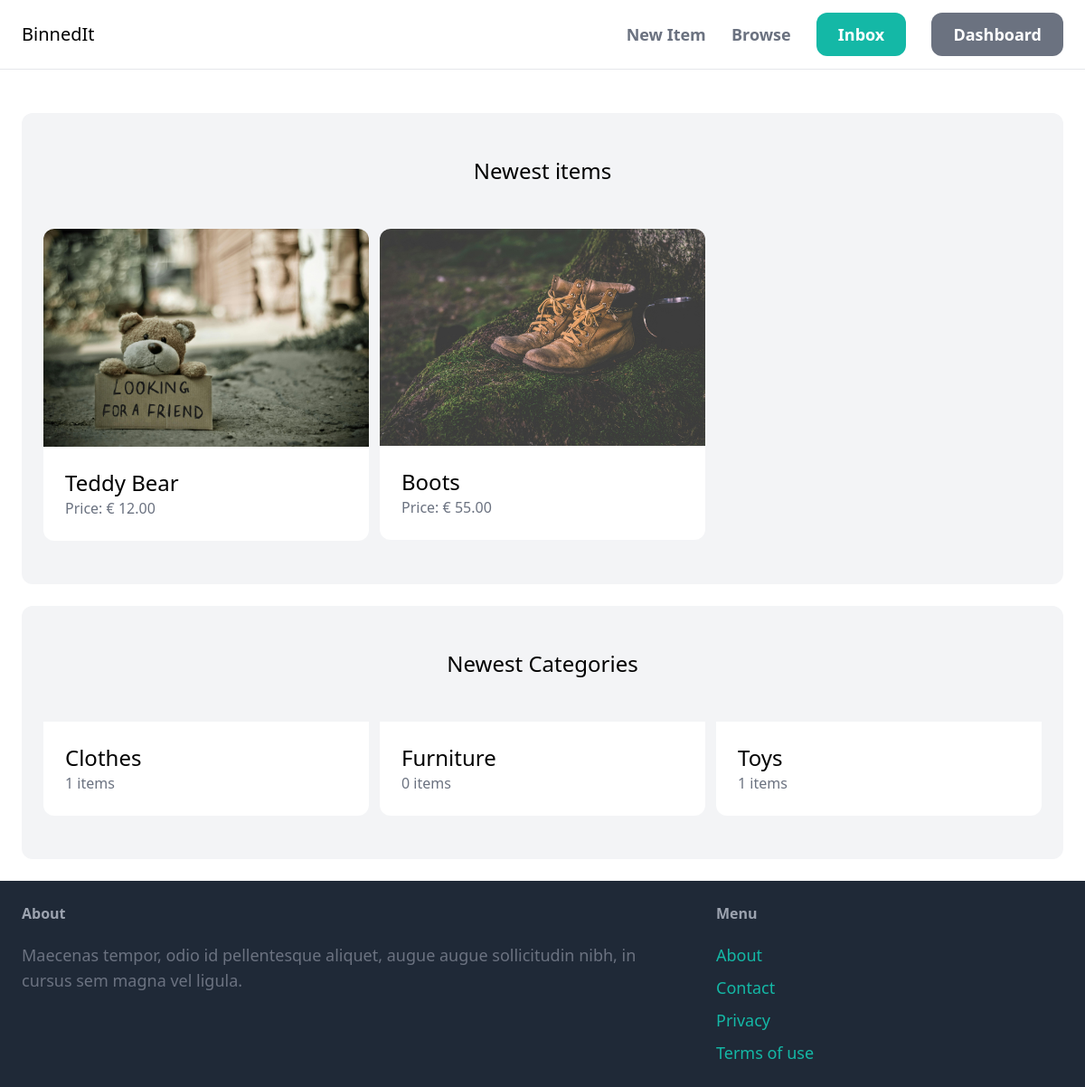
Page / (signed in) on the earlier database version.
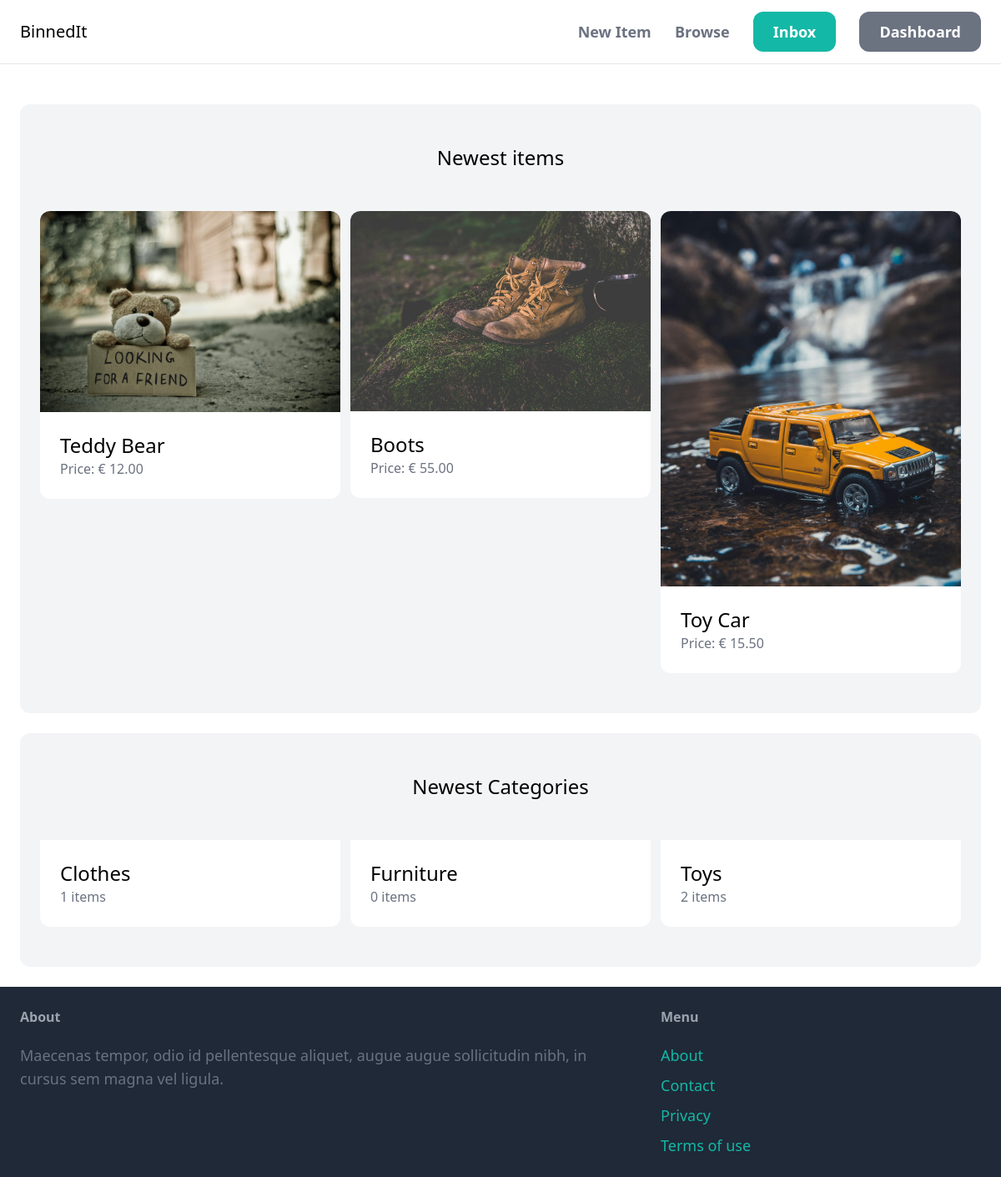
Same page on the later database version.
### item/models.py (models this page shows, shortened)
class Item(models.Model):
    category = models.ForeignKey(
        Category, related_name='items', on_delete=models.CASCADE)
    name = models.CharField(max_length=255)
    description = models.TextField(blank=True, null=True)
    price = models.DecimalField(max_digits=999, decimal_places=2)
    image = models.ImageField(upload_to='item_images', blank=True, null=True)
    is_sold = models.BooleanField(default=False)
    create_by = models.ForeignKey(
        User, related_name='items', on_delete=models.CASCADE)
    created_at = models.DateTimeField(auto_now_add=True)

class Category(models.Model):
    name = models.CharField(max_length=255)
    class Meta:
        ordering = ('name',)
        verbose_name_plural = 'Categories'

### core/views.py (the view)
# urls.py: path('', views.index, name="index"),
def index(request):
    items = Item.objects.filter(is_sold=False)[0:6]
    categories = Category.objects.all()
    return render(request, 'core/index.html', {
        'categories': categories,
        'items': items,
    })

### core/templates/core/index.html (shortened to what this page needs)
{% extends 'core/base.html' %}
{%block content %}
<div class="mt-6 px-6 py-12 bg-gray-100 rounded-xl">
    <h2 class="mb-12 text-2xl text-center">Newest items</h2>
    <div class="grid grid-cols-3 gap-3">
        {% for item in items %}
        <div>
            <a href="{% url 'item:detail' item.id %}">
                <div>
                    <img src = "{{ item.image.url }}" class="rounded-t-xl">
                </div>
                <div class="p-6 bg-white rounded-b-xl">
                    <h2 class="text-2xl">{{item.name}}</h2>
                    <p class="text-gray-500">Price: € {{item.price}}</p>
                </div>
            </a>
        </div>
        {% endfor %}
    </div>
</div>
<div class="mt-6 px-6 py-12 bg-gray-100 rounded-xl">
    <h2 class="mb-12 text-2xl text-center">Newest Categories</h2>
    <div class="grid grid-cols-3 gap-3">
        {% for category in categories %}
            <div>
                <a href="#">
                    <div class="p-6 bg-white rounded-b-xl">
                        <h2 class="text-2xl">{{category.name}}</h2>
                        <p class="text-gray-500">{{category.items.count}} items</p>
                    </div>
                </a>
            </div>
        {% endfor %}
    </div>
</div>
{% endblock %}

Differences in the rows shown:
added Item: image (picture), name "Toy Car", price "15.50"
computed for Category "Toys": items.count "1" → "2"
